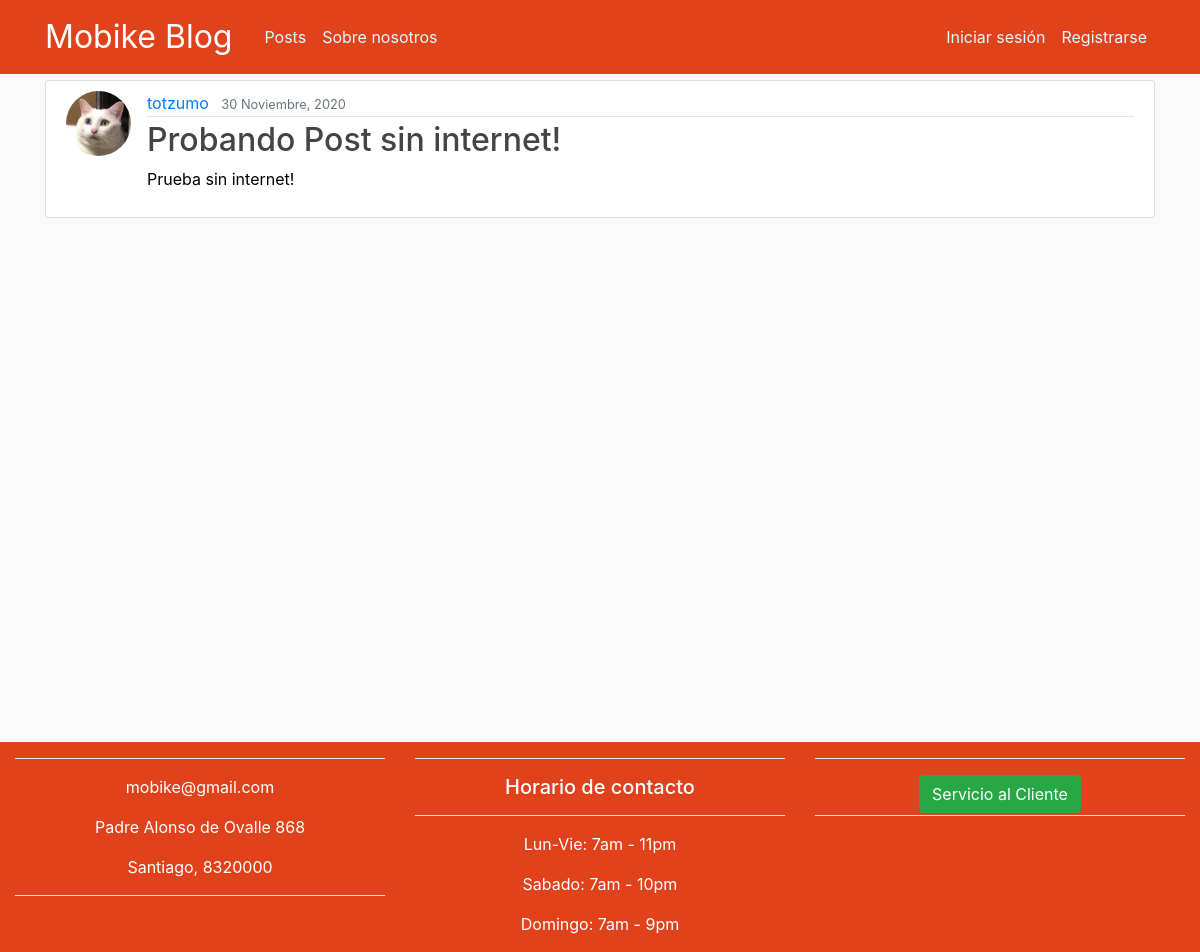
Screenshot of /post/42/ with the database file from the repository.
### blog/models.py (models this page shows, shortened)
class Post(models.Model):
    title = models.CharField(max_length=100)
    content = models.TextField()
    date_posted = models.DateTimeField(default=timezone.now)
    author = models.ForeignKey(User, on_delete=models.CASCADE)

### users/models.py (models this page shows, shortened)
class Profile(models.Model):
    user = models.OneToOneField(User, on_delete=models.CASCADE)
    image = models.ImageField(default='default.jpg', upload_to='profile_pics')

### blog/views.py (the view)
# urls.py: path('post/<int:pk>/', PostDetailView.as_view(), name='post-detail'),
class PostDetailView(DetailView):
    model = Post

### blog/templates/blog/post_detail.html (shortened to what this page needs)
{% extends "blog/base.html" %}
{% block content %}
    <article class="media content-section">
        <img class="rounded-circle article-img" src="{{ object.author.profile.image.url }}">
        <div class="media-body">
            <div class="article-metadata">
                <a class="mr-2" href="{% url 'user-posts' object.author.username %}">{{ object.author }}</a>
                <small class="text-muted">{{ object.date_posted|date:"d F, Y" }}</small>
            </div>
            <h2 class="article-title">{{ object.title }}</h2>
            <p class="article-content">{{ object.content }}</p>
        </div>
    </article>
    <br>
    <br>
    <br>
    <br>
    <br>
    <br>
    <br>
    <br>
    <br>
    <br>
    <br>
    <br>
    <br>
    <br>
    <br>
    <br>
    <br>
    <br>
    <br>
    <br>
    <br>
{% endblock content %}

### blog/static/blog/main.css (style rules this page uses)
body { background: #fafafa; color: #333333; margin-top: 5rem; height: 100%; }
h1, h2, h3, h4, h5, h6, p { color: black; }
.content-section { background: #ffffff; padding: 10px 20px; border: 1px solid #dddddd; border-radius: 3px; margin-bottom: 20px; }
.article-title { color: #444444; }
.article-content { white-space: pre-line; }
.article-img { height: 65px; width: 65px; margin-right: 16px; }
.article-metadata { padding-bottom: 1px; margin-bottom: 4px; border-bottom: 1px solid #e3e3e3 }

### rows the page displays
Post: author.profile.image (picture), author "totzumo", date_posted "30 Noviembre, 2020", title "Probando Post sin internet!", content "Prueba sin internet!"
